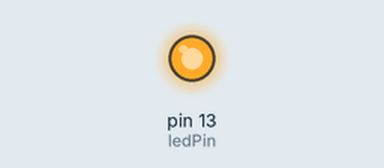
Bench run of a sketch on a simulated Arduino Uno, built with avr-gcc and run on an emulated ATmega328P. Shown: output pins drawn as LEDs (lit = HIGH).

Above: at 1.5 s.
At 8.6 s:
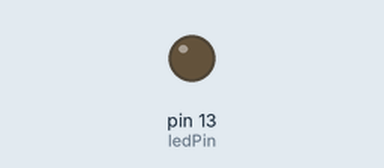
Timing chart, 0 to 12.5 s (numbered marks = the images above):
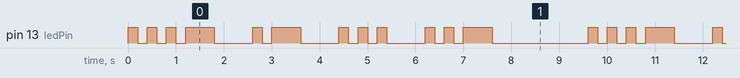

Measured:
- by itself, pin 13 (ledPin): moves between LOW and HIGH, repeating every 9.6 s
- by itself, everything shown: repeats every 9.6 s, in 24 steps

The sketch:

task1.1PBlinkName.ino
```cpp
const int ledPin = 13;

const int dotDuration = 200;
const int dashDuration = 600;
const int gapDuration = 200;
const int letterGap = 600;
// array of 26 characters storing the morse code of each of the letters.
const String morseCode[26] = {
  ".-",   // Morse code for A alphabet
  "-...", // B
  "-.-.", // C
  "-..",  // D
  ".",    // E
  "..-.", // F
  "--.",  // G
  "....", // H
  "..",   // I
  ".---", // J
  "-.-",  // K
  ".-..", // L
  "--",   // M
  "-.",   // N
  "---",  // O
  ".--.", // P
  "--.-", // Q
  ".-.",  // R
  "...",  // S
  "-",    // T
  "..-",  // U
  "...-", // V
  ".--",  // W
  "-..-", // X
  "-.--", // Y
  "--.."  // Z
};

void setup() {
  pinMode(ledPin, OUTPUT);
}

void loop() {
  String name = "VASU";
  transmitMorse(name);
  delay(letterGap * 2);
}


void transmitMorse(String name) {
  for (int i = 0; i < name.length(); i++) {
    if(name[i]>= 'A' && name[i]<= 'Z'){
      String code = morseCode[name[i] - 'A'];
      transmitLetter(code);
      delay(letterGap);
    }
  }
}

void transmitLetter(String code) {
  for (int i = 0; i < code.length(); i++) {
    if (code[i] == '.') {
      dot();
    } else if (code[i] == '-') {
      dash();
    }
    delay(gapDuration);
  }
}


void dot() {
  digitalWrite(ledPin, HIGH);
  delay(dotDuration);
  digitalWrite(ledPin, LOW);
}


void dash() {
  digitalWrite(ledPin, HIGH);
  delay(dashDuration);
  digitalWrite(ledPin, LOW);
}
```
